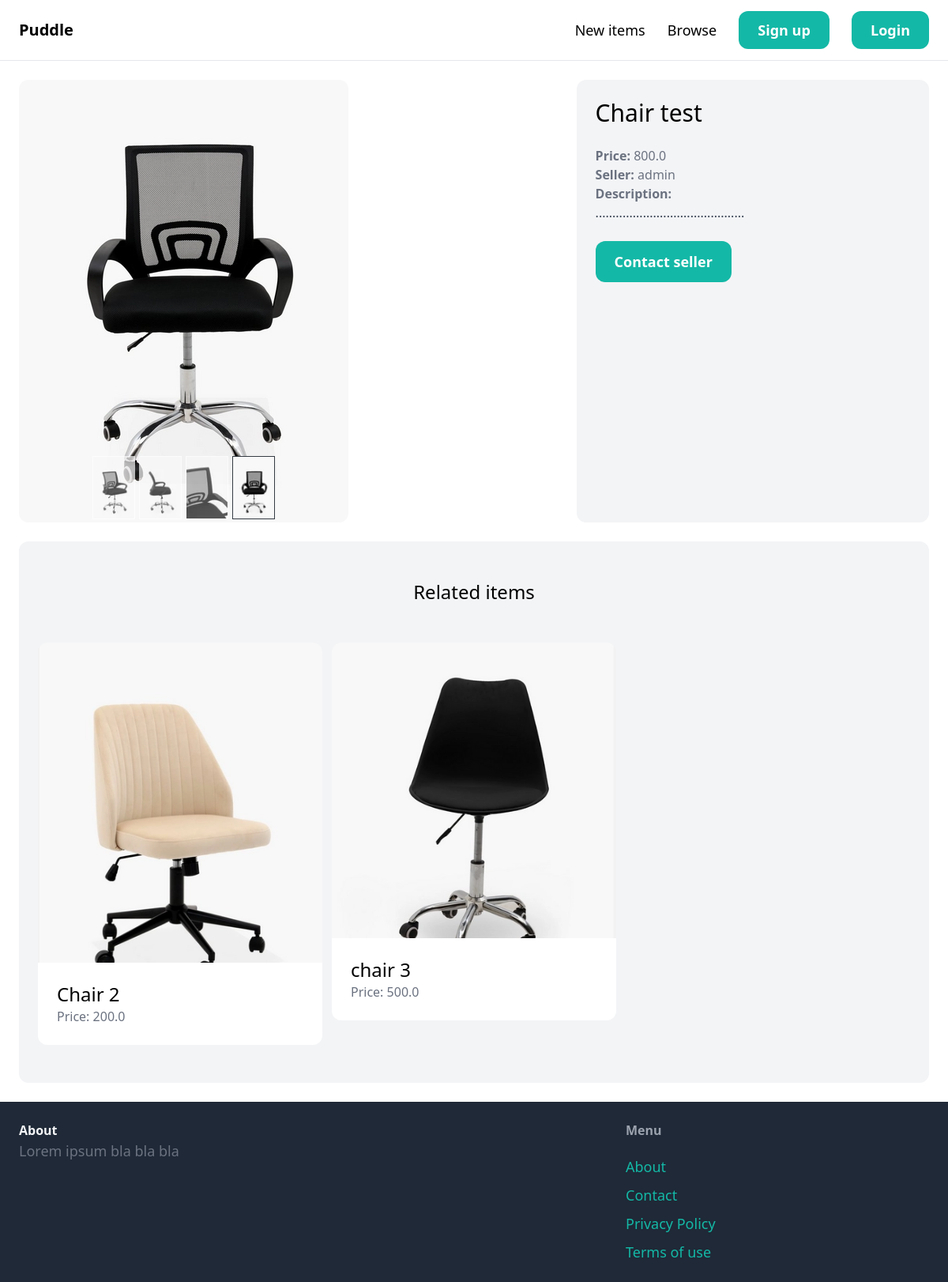
/items/5/, run on the app's committed database.
### item/models.py (models this page shows, shortened)
class Item(models.Model):
    category = models.ForeignKey(Category, related_name='items', on_delete=models.CASCADE)
    name = models.CharField(max_length=255)
    description = models.TextField(blank=True, null=True)
    price = models.FloatField()
    image = models.ImageField(upload_to='item_images', blank=True, null=True)
    is_sold = models.BooleanField(default=False)
    created_by = models.ForeignKey(User, related_name='items', on_delete=models.CASCADE)
    created_at = models.DateTimeField(auto_now_add=True)

### item/views.py (the view)
# urls.py: path('<int:pk>/', views.detail, name='detail'),
def detail(request, pk):
    item = get_object_or_404(Item, pk=pk)
    related_items = Item.objects.filter(category=item.category, is_sold=False).exclude(pk=pk)[0:3]
    return render(request, 'item/detail.html', {
        'item': item,
        'related_items': related_items
    })

### item/templates/item/detail.html (shortened to what this page needs)
{% extends 'core/base.html' %}
{% block content %}
<div class="grid grid-cols-5 gap-6">
    <div class="col-span-3">
        <img src="{{ item.image.url }}" class="rounded-xl">
    </div>
    <div class="col-span-2 p-6 bg-gray-100 rounded-xl">
        <h1 class="mb-6 text-3xl">{{ item.name }}</h1>
        <p class="text-gray-500"><strong>Price: </strong>{{ item.price }}</p>
        <p class="text-gray-500"><strong>Seller: </strong>{{ item.created_by.username }}</p>
        {% if item.description %}
        <p class="text-gray-700">
            <strong class="text-gray-500">Description:</strong><br>
            {{ item.description }}
        </p>
        {% endif %}
        {% if request.user == item.created_by  %}
            <div class="mt-6 p-6 bg-white rounded-xl">
                <p>This is your item!</p>
                <a href="{% url 'item:edit' item.id %}" class="inline-block mt-6 px-6 py-3 text-lg font-semibold bg-teal-500 text-white rounded-xl hover:bg-teal-700">Edit</a>
                <a href="{% url 'item:delete' item.id %}" class="inline-block mt-6 px-6 py-3 text-lg font-semibold bg-red-500 text-white rounded-xl">Delete</a>
            </div>
        {% else %}
            <a href="#" class="inline-block mt-6 px-6 py-3 text-lg font-semibold bg-teal-500 text-white rounded-xl hover:bg-teal-700">Contact seller</a>
        {% endif %}
    </div>
</div>
<div class="mt-6 px-6 py-12 bg-gray-100 rounded-xl">
    <h2 class="mb-12 text-2xl text-center">Related items</h2>
    <div class="grid grid-cols-3 gap-3">
        {% for item in related_items %}
            <div>
                <a href="{% url 'item:detail' item.id %}">
                    <div>
                        <img src="{{ item.image.url }}" class="rounded-t-xl">
                        </div>
                    <div class="p-6 bg-white rounded-b-xl">
                        <h2 class="text-2xl">{{ item.name }}</h2>
                        <p class="text-gray-500">Price: {{ item.price }}</p>
                     </div>
                </a>
            </div>
        {% endfor %}
        </div>
 </div>
{% endblock %}

### data on the page
Item: image (picture), name "Chair test", price "800.0", created_by.username "admin", description "............................................"
Item: image (picture), name "Chair 2", price "200.0"
Item: image (picture), name "chair 3", price "500.0"
